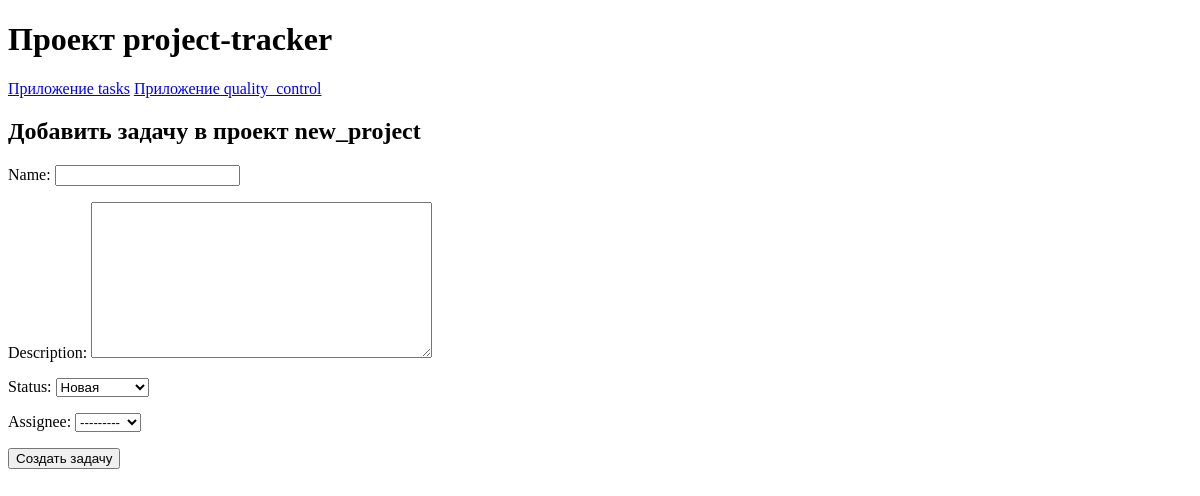
/tasks/project/3/add_task/, run on an earlier commit of the app's database.
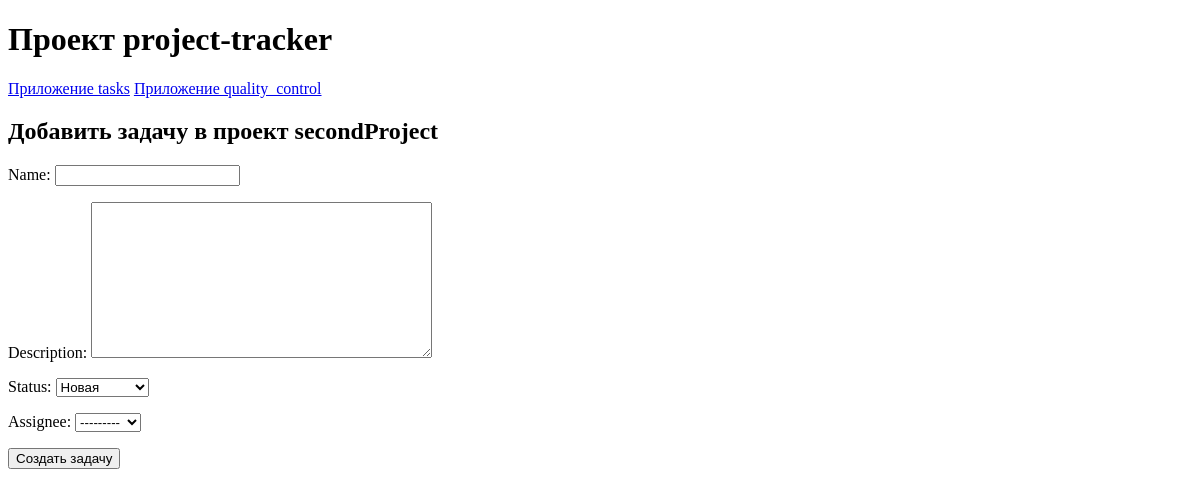
And on a later commit of the database.
### tasks/models.py (models this page shows, shortened)
class Project(models.Model):
    name = models.CharField(max_length=100)
    description = models.TextField()
    created_at = models.DateTimeField(auto_now_add=True)

### tasks/views.py (the view)
# urls.py: path('project/<int:project_id>/add_task/', views.add_task_to_project, name='add_task_to_project'),
def add_task_to_project(request, project_id):
    project = get_object_or_404(Project, pk=project_id)
    if request.method == 'POST':
        form = TaskForm(request.POST)
        if form.is_valid():
            task = form.save(commit=False)
            task.project = project
            task.save()
            return redirect('tasks:project_detail', project_id=project.id)
    else:
        form = TaskForm()
    return render(request, 'tasks/add_task.html', {'form': form, 'project': project})

### tasks/form.py
class TaskForm(ModelForm):
    class Meta:
        model = Task
        fields = ['name', 'description', 'status', 'assignee']

### tasks/templates/tasks/add_task.html (shortened to what this page needs)
{% extends 'base/base.html' %}
{% block content %}
    <h2>Добавить задачу в проект {{ project.name }}</h2>
    <form method="post">
        {{ form.as_p }}
        <button type="submit">Создать задачу</button>
    </form>
{% endblock %}

What changed in the data, as far as the page shows it:
changed Project: name "new_project" → "secondProject"
